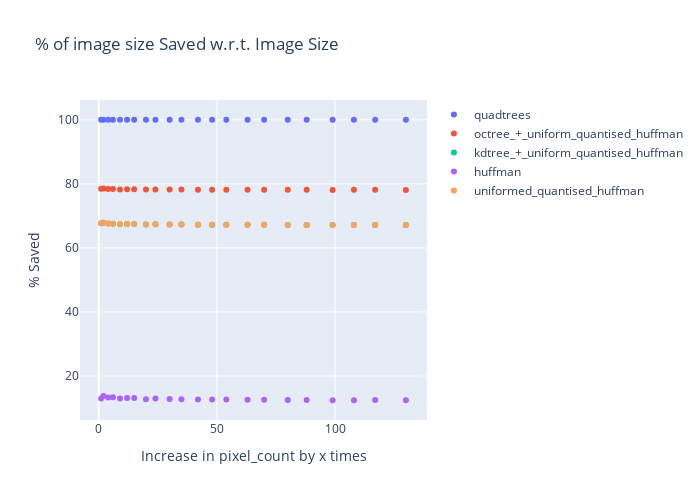

Notebook source saved alongside this figure:
### Code cell
plot_image(pixel_counts, percentSaved, "% of image size Saved w.r.t. Image Size", "% Saved")

### Figure 1 — Plotly figure (JSON) as saved in the notebook; plotly's stock layout.template omitted (floating-point values rounded to 4 significant figures)
{"data": [{"mode": "markers", "name": "quadtrees", "type": "scatter", "x": [1, 2, 4, 6, 9, 12, 15, 20, 24, 30, 35, 42, 48, 54, 63, 70, 80, 88, 99, 108, 117, 130], "y": [99.97, 99.99, 99.99, 100.0, 100.0, 100.0, 100.0, 100.0, 100.0, 100.0, 100.0, 100.0, 100.0, 100.0, 100.0, 100.0, 100.0, 100.0, 100.0, 100.0, 100.0, 100.0]}, {"mode": "markers", "name": "octree_+_uniform_quantised_huffman", "type": "scatter", "x": [1, 2, 4, 6, 9, 12, 15, 20, 24, 30, 35, 42, 48, 54, 63, 70, 80, 88, 99, 108, 117, 130], "y": [78.47, 78.56, 78.38, 78.37, 78.26, 78.3, 78.3, 78.19, 78.24, 78.2, 78.19, 78.16, 78.17, 78.16, 78.14, 78.14, 78.12, 78.12, 78.11, 78.11, 78.11, 78.1]}, {"mode": "markers", "name": "kdtree_+_uniform_quantised_huffman", "type": "scatter", "x": [1, 2, 4, 6, 9, 12, 15, 20, 24, 30, 35, 42, 48, 54, 63, 70, 80, 88, 99, 108, 117, 130], "y": [67.73, 67.84, 67.58, 67.56, 67.4, 67.45, 67.45, 67.29, 67.37, 67.3, 67.28, 67.24, 67.25, 67.24, 67.21, 67.21, 67.18, 67.18, 67.16, 67.16, 67.17, 67.15]}, {"mode": "markers", "name": "huffman", "type": "scatter", "x": [1, 2, 4, 6, 9, 12, 15, 20, 24, 30, 35, 42, 48, 54, 63, 70, 80, 88, 99, 108, 117, 130], "y": [12.98, 13.79, 13.33, 13.38, 12.99, 13.17, 13.16, 12.77, 12.98, 12.8, 12.77, 12.67, 12.7, 12.67, 12.6, 12.59, 12.52, 12.52, 12.47, 12.47, 12.49, 12.44]}, {"mode": "markers", "name": "uniformed_quantised_huffman", "type": "scatter", "x": [1, 2, 4, 6, 9, 12, 15, 20, 24, 30, 35, 42, 48, 54, 63, 70, 80, 88, 99, 108, 117, 130], "y": [67.73, 67.84, 67.58, 67.56, 67.4, 67.45, 67.45, 67.29, 67.37, 67.3, 67.28, 67.24, 67.25, 67.24, 67.21, 67.21, 67.18, 67.18, 67.16, 67.16, 67.17, 67.15]}], "layout": {"height": 500, "showlegend": true, "title": {"text": "% of image size Saved w.r.t. Image Size"}, "width": 700, "xaxis": {"autorange": true, "range": [-8.071, 139.1], "title": {"text": "Increase in pixel_count by x times"}, "type": "linear"}, "yaxis": {"autorange": true, "range": [6.274, 106.2], "title": {"text": "% Saved"}, "type": "linear"}}}
